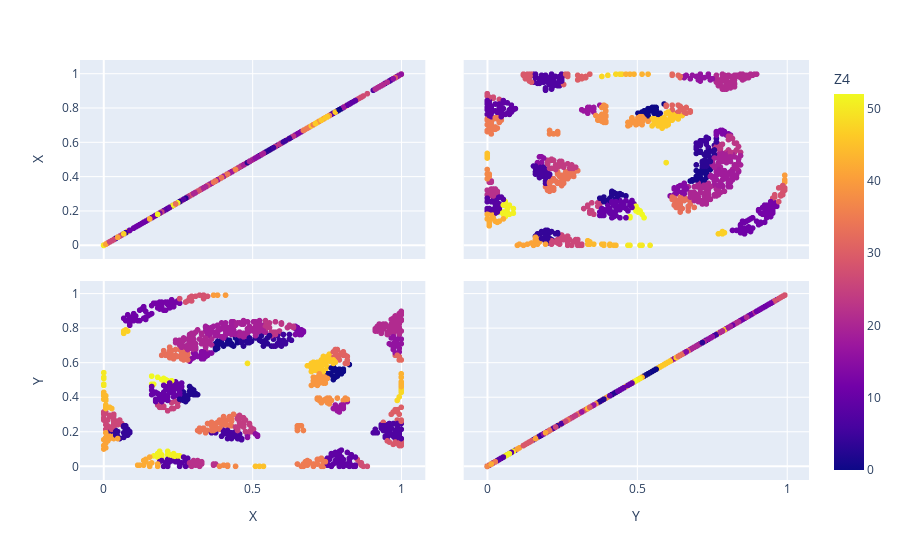

Notebook cell for this chart:
### Code cell
classix_density=Extractor.classix(group_merging_mode='density',minPts=minPts_best_density,radius=radius_best_density,scale=scale_best_density)
classix_density.fit(X_train)
Y_pred_density=classix_density.predict(X_test)

df_pred_density=pd.DataFrame(pd.concat([pd.DataFrame(X_test,columns=['X','Y']),pd.DataFrame(Y_pred_distance,columns=[select_name_Z])],axis=1))
print('Plot of target: ',select_name_Z,'\n')
fig = px.scatter_matrix(df_pred_density,
    dimensions=['X','Y'],
    color=select_name_Z)
fig.show()

### Figure 1 — Plotly figure (JSON) as saved in the notebook; plotly's stock layout.template omitted (floating-point values rounded to 4 significant figures; data arrays with more than 128 entries replaced by an {"elided": "..."} marker saying what was removed)
{"data": [{"dimensions": [{"axis": {"matches": true}, "label": "X", "values": {"elided": "1071 float values"}}, {"axis": {"matches": true}, "label": "Y", "values": {"elided": "1071 float values"}}], "hovertemplate": "%{xaxis.title.text}=%{x}<br>%{yaxis.title.text}=%{y}<br>Z4=%{marker.color}<extra></extra>", "legendgroup": "", "marker": {"color": {"elided": "1071 int values"}, "coloraxis": "coloraxis", "symbol": "circle"}, "name": "", "showlegend": false, "type": "splom"}], "layout": {"coloraxis": {"colorbar": {"title": {"text": "Z4"}}, "colorscale": [[0, "#0d0887"], [0.1111, "#46039f"], [0.2222, "#7201a8"], [0.3333, "#9c179e"], [0.4444, "#bd3786"], [0.5556, "#d8576b"], [0.6667, "#ed7953"], [0.7778, "#fb9f3a"], [0.8889, "#fdca26"], [1, "#f0f921"]]}, "dragmode": "select", "legend": {"tracegroupgap": 0}, "margin": {"t": 60}}}
